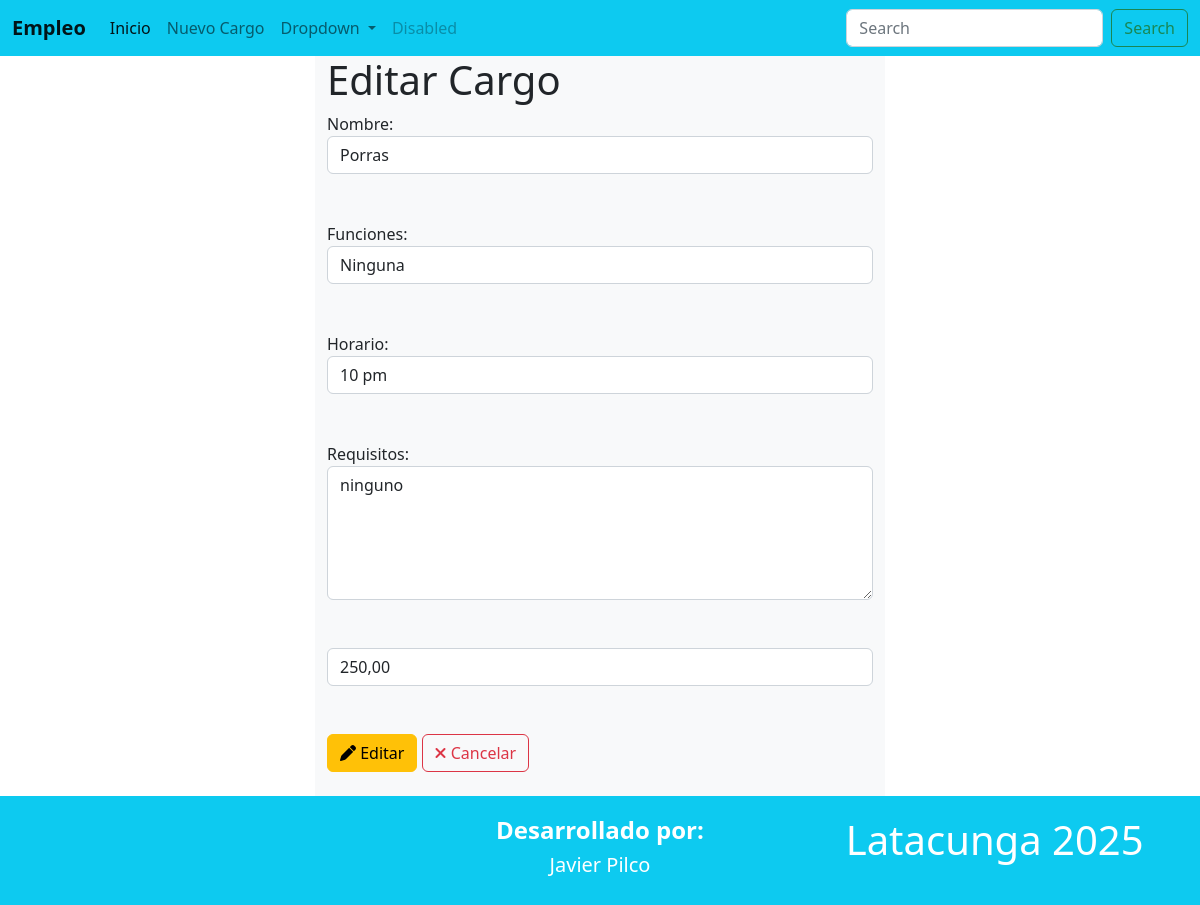
The page /editarCargo/10 on the database its author committed.
### Aplicaciones/Empresas/models.py (models this page shows, shortened)
class Cargo(models.Model):
    id=models.AutoField(primary_key=True)
    nombre=models.CharField(max_length=100)
    funciones=models.TextField()
    horario=models.CharField(max_length=500)
    requisitos=models.TextField()
    sueldo=models.DecimalField(max_digits=10,decimal_places=2)
    logo=models.FileField(upload_to='cargo', null=True, blank=True)

### Aplicaciones/Empresas/views.py (the view)
# urls.py: path('editarCargo/<id>',views.editarCargo),
def editarCargo(request,id):
    cargoEditar=Cargo.objects.get(id=id)
    return render(request, "editarCargo.html", {'cargoEditar': cargoEditar})

### Aplicaciones/Empresas/templates/editarCargo.html (shortened to what this page needs)
{% extends './plantilla.html' %}
{% block contenido %}
<div class="row">
    <div class="col-md-3"></div>
    <div class="col-md-6 bg-light">
        <h1>Editar Cargo</h1>
        <form action="/procesarEdicionCargo" method="post">
            <label for="">Nombre:</label><br>
            <input class="form-control" type="text" name="nombre" id="nombre" value="{{cargoEditar.nombre}}"> <br> <br>
            <label for="">Funciones:</label><br>
            <input class="form-control" type="text" name="funciones" id="funciones" value="{{cargoEditar.funciones}}"> <br> <br>
            <label for="">Horario:</label><br>
            <input class="form-control" type="text" name="horario" id="horario" value="{{cargoEditar.horario}}"> <br> <br>
            <label for="">Requisitos:</label> <br>
            <textarea class="form-control" name="requisitos" id="requisitos" rows="5">{{ cargoEditar.requisitos }}</textarea> <br><br>
            <input class="form-control" type="text" name="sueldo" id="sueldo" value="{{cargoEditar.sueldo}}"> <br> <br>
            <button
            class="btn btn-warning"
            type="submit"> <i class="fa fa-pen"></i>
            Editar
            </button>
            <a
            class="btn btn-outline-danger"
            href="/"> <i class="fa fa-times"></i>
            Cancelar
        </a>
        </form>
        <br>
    </div>
    <div class="col-md-3"></div>
</div>
{% endblock %}

### rows shown on the page
Cargo: nombre "Porras", funciones "Ninguna", horario "10 pm", requisitos "ninguno", sueldo "250,00"
